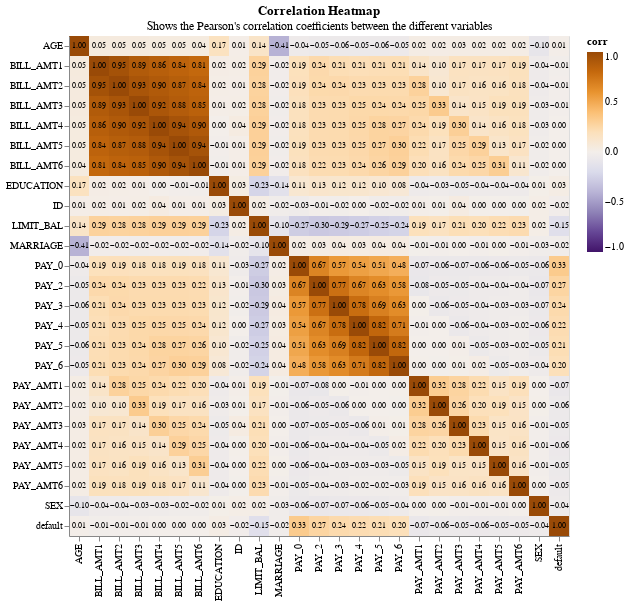

Here is the notebook cell this chart was saved with:
### Code cell
alt.renderers.enable('mimetype')

title = alt.TitleParams(
        text="Correlation Heatmap",
        subtitle="Shows the Pearson's correlation coefficients between the different variables")

plot = alt.Chart(corr_df, title=title).mark_rect().encode(
    x=alt.X('level_0', title=''),
    y=alt.Y('level_1', title=''),
    color=alt.Color('corr', scale=alt.Scale(domain=(-1, 1), scheme='purpleorange'))
)

text = plot.mark_text(
    size=8
).encode(
    text=alt.Text('corr', format=".2f"),
    color=alt.value('black')
)

plot + text

### Figure 1 — Vega-Lite specification as saved in the notebook (floating-point values rounded to 4 significant figures; data arrays with more than 128 entries replaced by an {"elided": "..."} marker saying what was removed)
{"$schema": "https://vega.github.io/schema/vega-lite/v4.8.1.json", "config": {"view": {"continuousHeight": 300, "continuousWidth": 400}}, "data": {"name": "data-4cb64fa980d8765418cd5d6c2f80442b"}, "datasets": {"data-4cb64fa980d8765418cd5d6c2f80442b": {"elided": "625 records"}}, "layer": [{"encoding": {"color": {"field": "corr", "scale": {"domain": [-1, 1], "scheme": "purpleorange"}, "type": "quantitative"}, "x": {"field": "level_0", "title": "", "type": "nominal"}, "y": {"field": "level_1", "title": "", "type": "nominal"}}, "mark": "rect", "title": {"subtitle": "Shows the Pearson's correlation coefficients between the different variables", "text": "Correlation Heatmap"}}, {"encoding": {"color": {"value": "black"}, "text": {"field": "corr", "format": ".2f", "type": "quantitative"}, "x": {"field": "level_0", "title": "", "type": "nominal"}, "y": {"field": "level_1", "title": "", "type": "nominal"}}, "mark": {"size": 8, "type": "text"}, "title": {"subtitle": "Shows the Pearson's correlation coefficients between the different variables", "text": "Correlation Heatmap"}}]}
